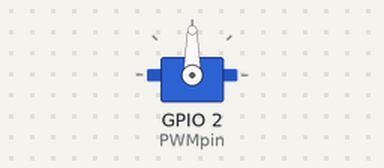
A sketch run on a simulated ESP8266 (NodeMCU). Shown: servo. WiFi joins after 1.5 s; servers stay silent unless stated; uploads are accepted with an empty reply; what the sketch prints to the serial monitor is not drawn.

Above: at 1.7 s.
At 3.4 s:
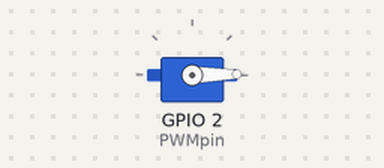
Timing chart, 0 to 4.9 s (numbered marks = the images above):
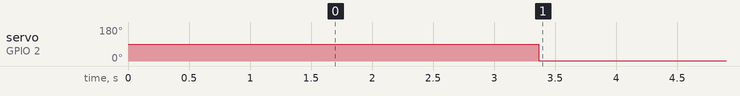

Measured:
- by itself, servo on GPIO 2 (PWMpin): 90° → 1° at 3.4 s

The sketch:

HuzzahFirmware.ino
```cpp
//////////////////////////////////////////////////////
//
//////////////////////////////////////////////////////
#include <ESP8266WiFi.h>
#include <Servo.h>

static int PWMpin = 2;
static int baffleClosedPosition = 90;
static int baffleOpenPosition = 1;
static int loopDelay = 5000;
static float tempSetpoint = 75.0;

const char mySSID[] = "";
const char myPASS[] = "";
const char ubidotsToken[] = "";
const char ubidotsDeviceLabel[] = "";
const char ubidotsTempVarLabel[] = "temperature";
const char destServer[] = "things.ubidots.com";

const String httpRequest1 = "GET /api/v1.6/devices/Arduino101_MBA/temperature/values?page_size=1&token=";
const String httpRequest2 = " HTTP/1.1\r\n"
                            "Host: things.ubidots.com\r\n"
                            "Connection: close\r\n\r\n";

Servo baffleServo;


//////////////////////////////////////////////////////
//
//////////////////////////////////////////////////////
void setup() {

   Serial.begin(115200);
   delay(100);

   WiFi.begin(mySSID, myPASS);

   Serial.println();
   Serial.println();
   Serial.print("Connecting to ");
   Serial.println(mySSID);

   while (WiFi.status() != WL_CONNECTED) {
       delay(500);
       Serial.print(".");
    }

   pinMode(PWMpin, OUTPUT);
   baffleServo.attach(PWMpin);
}


//////////////////////////////////////////////////////
//
//////////////////////////////////////////////////////
void loop() {
    float temperature = 0.0;
    String line = "";

    Serial.print("connecting to ");
    Serial.println(destServer);

    WiFiClient client;
    const int httpPort = 80;
    if (!client.connect(destServer, httpPort)) {
        Serial.println("connection failed");
        return;
    }

    client.print(httpRequest1+ubidotsToken+httpRequest2);

    delay(500);

    while(client.connected()){
        line.concat(client.readStringUntil('\n'));
    }

    baffleServo.attach(PWMpin);
    //Serial.print(line);
    temperature = cleanHttpResponse(line);
    operateBaffle(temperature);
    delay(loopDelay);
    baffleServo.detach();
}


//////////////////////////////////////////////////////
//
//////////////////////////////////////////////////////
bool operateBaffle(float t) {
    if (t > tempSetpoint) {
        baffleServo.write(baffleOpenPosition);
        Serial.println(F("Baffle is OPEN"));
    }
    else{
        baffleServo.write(baffleClosedPosition);
        Serial.println(F("Baffle is CLOSED"));
    }
}


//////////////////////////////////////////////////////
//
//////////////////////////////////////////////////////
float cleanHttpResponse(String line) {
    line.trim();
    int valueIndexStart = line.indexOf("\"value\":");
    line.remove(0, valueIndexStart+9);
    //Serial.print("FIRST CUT: ");
    //Serial.println(line);
    valueIndexStart = line.indexOf(",");
    line.remove(valueIndexStart);
    //Serial.print("SECOND CUT: ");
    //Serial.println(line);
    float temperature = line.toFloat();
    Serial.print(F("Temperature: "));
    Serial.print(temperature);
    Serial.println("F");
    return temperature;
}
```
